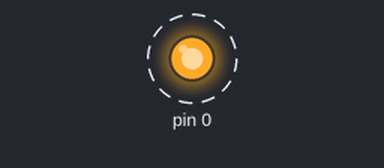
The sketch below on a simulated Arduino Uno, built with avr-gcc and run on an emulated ATmega328P. On the bench: output pins drawn as LEDs (lit = HIGH). Dashed ring = blinking.

Above: at 0.05 s.
Timing chart, 0 to 3.0 s (numbered marks = the images above):
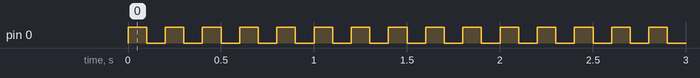

Measured:
- by itself, pin 0: alternates HIGH for 0.10 s and LOW for 0.10 s

The sketch:

blink_program.ino
```cpp
// the setup function runs once when you press reset or power the board
void setup() {

  pinMode(0, OUTPUT);
}

// the loop function runs over and over again forever
void loop() {
  digitalWrite(0, HIGH);   // turn the LED on (HIGH is the voltage level)
  delay(100);              // wait for a second
  digitalWrite(0, LOW);    // turn the LED off by making the voltage LOW
  delay(100);              // wait for a second
}
```
